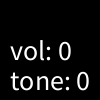
Frame 1 (no input)
Frame 60 (the mouse pressed at the canvas centre just before this capture): identical to frame 1, image omitted
Frame 120 (the mouse held since frame 60 and released just before this capture): identical to frame 1, image omitted

The Processing sketch that drew this single still picture (run headless with seeded random() and noise(); from frame 60 on, the mouse is pressed at the canvas centre):

// Processing sketch: rapid_01a
// ── rapid_01a.pde
/*  simple code to use movement to increase/decrease values
 *  could be used for vol & tone controls...
 */


int pixDens = 2;
int xI = 0,
    yI = 0,
    v = 0,
    t = 0,
    pv=0,
    pt=0,
    xRange[] = new int[4],
    yRange[]= new int[4];

int cp = 0;

boolean down = false;

void setup(){
  //size(1196/pixDens,768/pixDens);
  orientation(LANDSCAPE);
  textSize(28);
  smooth();
}

void draw(){
  background(0);
  text("vol: " + v, 10, 60);
  text("tone: " + t, 10, 90);
}

void mousePressed() {
  if(!down){
    xI = mouseX;
    yI = mouseY;
    pv = v;
    pt = t;
    down = true;
  }
  println("pressed");
}

void mouseDragged(){
  checkDirection();
  v = constrain(round(map(mouseX - xI,xRange[0],xRange[1],xRange[2],xRange[3])),0,11);
  t = constrain(round(map(mouseY - yI, yRange[0],yRange[1],yRange[2],yRange[3])),0,11);
}

void checkDirection(){
  if (mouseX>=xI){
    xRange[0] = 0;
    xRange[1] = width-xI;
    xRange[2] = pv;
    xRange[3] = 11;
    
  }
  else{
    xRange[0] = -xI;
    xRange[1] = 0;
    xRange[2] = 0;
    xRange[3] = pv;
  }
  if (mouseY>=yI){
    yRange[0] = 0;
    yRange[1] = height-yI;
    yRange[2] = pt;
    yRange[3] = 0;
    
  }
  else{
    yRange[0] = 0;
    yRange[1] = -yI;
    yRange[2] = pt;
    yRange[3] = 11;
  }
  println(xRange);
  println(yRange);  
}

void mouseReleased() {
  down = false;
  println("released");
}
